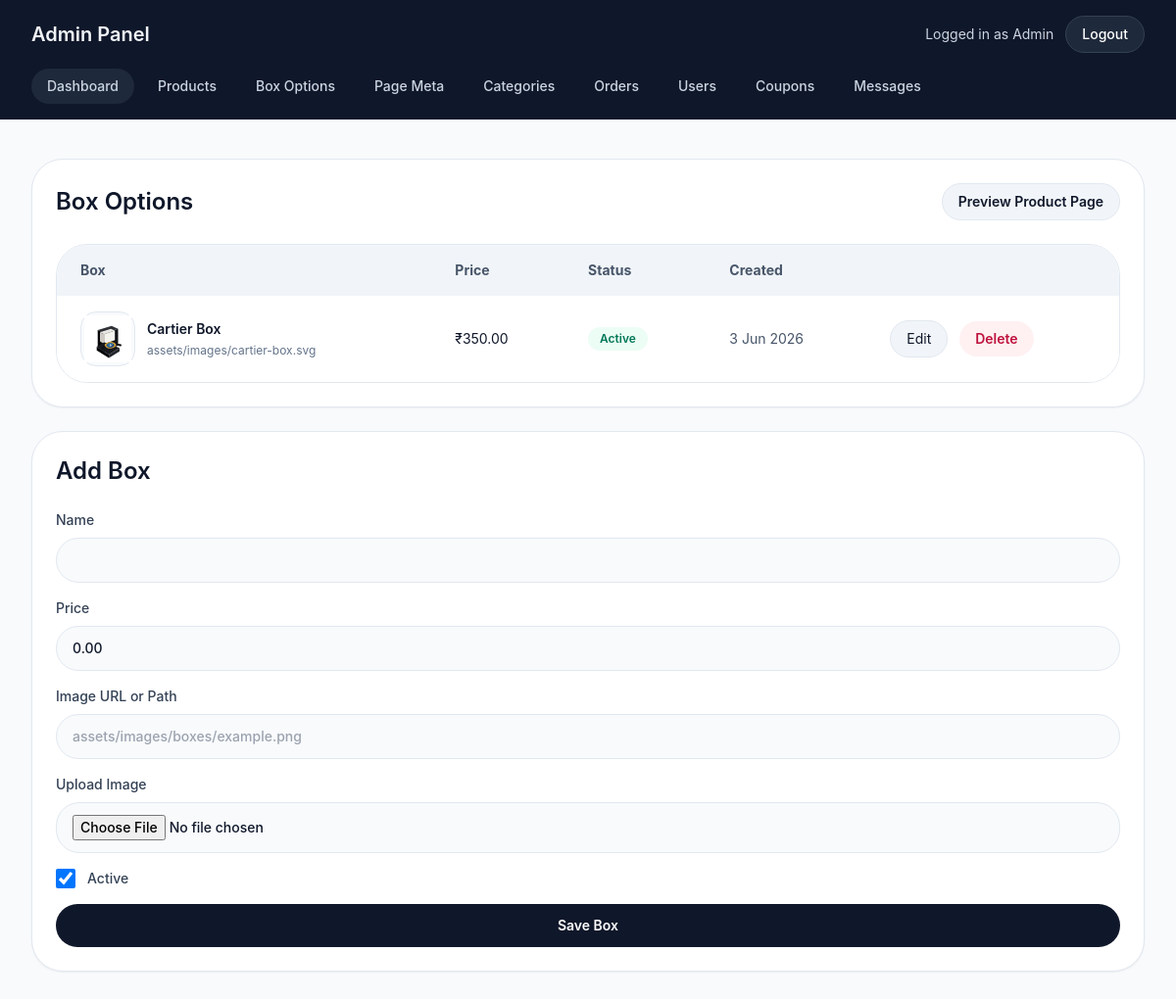
The app's page /admin/box-options.php (signed in), older data.
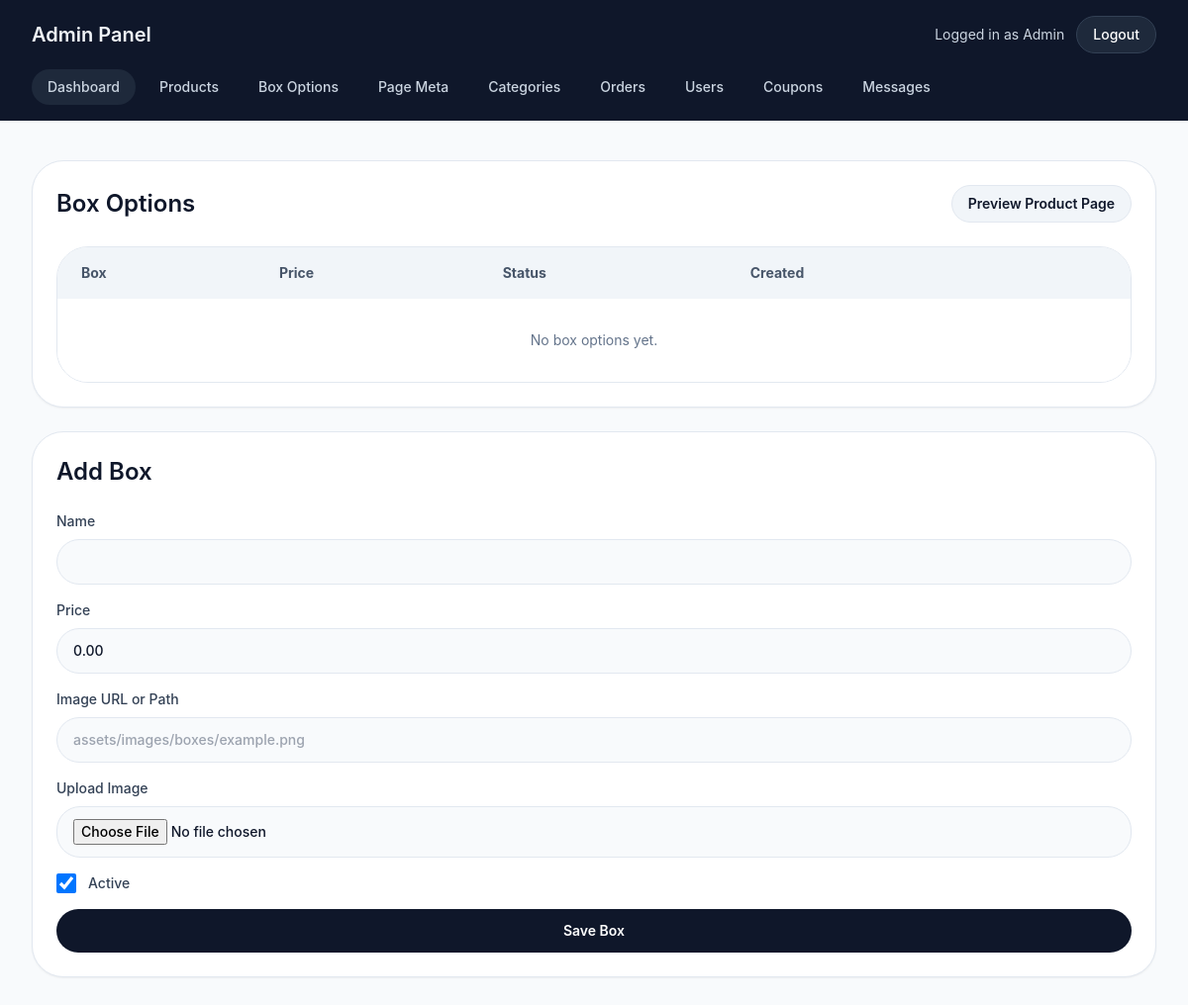
The same page, newer data.
### tables this page shows
CREATE TABLE IF NOT EXISTS box_options (
    id INT UNSIGNED AUTO_INCREMENT PRIMARY KEY,
    name VARCHAR(150) NOT NULL,
    image VARCHAR(255) DEFAULT NULL,
    price DECIMAL(10,2) NOT NULL DEFAULT 0.00,
    is_active TINYINT(1) NOT NULL DEFAULT 1,
    created_at TIMESTAMP NOT NULL DEFAULT CURRENT_TIMESTAMP,
    UNIQUE KEY uq_box_options_name (name),
    CONSTRAINT chk_box_options_price_non_negative CHECK (price >= 0)
);

### includes/functions.php (called while the page is built, shortened)
<?php
function sanitize($value) {
    return htmlspecialchars(trim($value), ENT_QUOTES, 'UTF-8');
}
function resolveAssetUrl($path) {
    $path = trim((string)$path);
    return rtrim(BASE_URL, '/') . '/' . ltrim($path, '/');
}

### admin/box-options.php (the view, shortened to what the changed rows need)
<?php
require_once __DIR__ . '/_header.php';
$box = null;
$boxes = $pdo->query('SELECT * FROM box_options ORDER BY is_active DESC, name')->fetchAll();
?>
<div class="grid gap-6 xl:grid-cols-[2fr_1fr]">
    <div class="rounded-[2rem] border border-slate-200 bg-white p-6 shadow-sm">
        <div class="flex flex-col gap-3 sm:flex-row sm:items-center sm:justify-between">
            <h2 class="text-2xl font-semibold text-slate-900">Box Options</h2>
        </div>
        <div class="mt-6 overflow-hidden rounded-[2rem] border border-slate-200">
            <table class="w-full border-separate border-spacing-0 text-left text-sm">
                <thead class="bg-slate-100 text-slate-600">
                    <tr>
                        <th class="px-6 py-4">Box</th>
                        <th class="px-6 py-4">Price</th>
                        <th class="px-6 py-4">Status</th>
                        <th class="px-6 py-4">Created</th>
                        <th class="px-6 py-4"></th>
                    </tr>
                </thead>
                <tbody>
                    <?php foreach ($boxes as $item): ?>
                        <tr class="border-t border-slate-200 bg-white">
                            <td class="px-6 py-4">
                                <div class="flex items-center gap-3">
                                    <div class="flex h-14 w-14 items-center justify-center rounded-2xl border border-slate-200 bg-slate-50">
                                        <?php if (!empty($item['image'])): ?>
                                            <img src="<?= sanitize(resolveAssetUrl($item['image'])) ?>" alt="<?= sanitize($item['name']) ?>" class="h-12 w-12 object-contain">
                                        <?php else: ?>
                                            <span class="text-xs text-slate-400">No image</span>
                                        <?php endif; ?>
                                    </div>
                                    <div>
                                        <p class="font-semibold text-slate-900"><?= sanitize($item['name']) ?></p>
                                        <p class="mt-1 max-w-[260px] truncate text-xs text-slate-500"><?= sanitize($item['image'] ?: 'No image path') ?></p>
                                    </div>
                                </div>
                            </td>
                            <td class="px-6 py-4 text-slate-900">&#8377;<?= number_format($item['price'], 2) ?></td>
                            <td class="px-6 py-4">
                                <span class="inline-flex rounded-full px-3 py-1 text-xs font-semibold <?= $item['is_active'] ? 'bg-emerald-50 text-emerald-700' : 'bg-slate-100 text-slate-600' ?>">
                                    <?= $item['is_active'] ? 'Active' : 'Inactive' ?>
                                </span>
                            </td>
                            <td class="px-6 py-4 text-slate-600"><?= date('j M Y', strtotime($item['created_at'])) ?></td>
                            <td class="px-6 py-4 space-x-2">
                                <a class="inline-flex rounded-full border border-slate-200 bg-slate-100 px-4 py-2 text-sm text-slate-900 hover:bg-slate-50" href="<?= BASE_URL ?>/admin/box-options.php?edit=<?= $item['id'] ?>">Edit</a>
                                <form class="inline" method="post" onsubmit="return confirm('Delete this box option?');">
                                    <button class="inline-flex rounded-full bg-rose-50 px-4 py-2 text-sm font-semibold text-rose-700 hover:bg-rose-100">Delete</button>
                                </form>
                            </td>
                        </tr>
                    <?php endforeach; ?>
                    <?php if (!$boxes): ?>
                        <tr class="bg-white"><td colspan="5" class="px-6 py-8 text-center text-slate-500">No box options yet.</td></tr>
                    <?php endif; ?>
                </tbody>
            </table>
        </div>
    </div>
    <aside class="rounded-[2rem] border border-slate-200 bg-white p-6 shadow-sm">
        <h2 class="text-2xl font-semibold text-slate-900"><?= $box ? 'Edit Box' : 'Add Box' ?></h2>
    </aside>
</div>
<?php require_once __DIR__ . '/_footer.php'; ?>

Row changes from the older to the newer data that the page shows:
removed box_options: image (picture), name "Cartier Box", image "assets/images/cartier-box.svg", price "350.00", is_active "Active", created_at "3 Jun 2026"
Text that changed along with them:
text now shown: "No box options yet."
